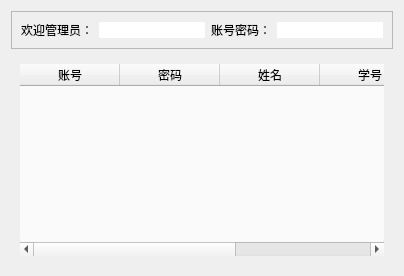
        <widget class="QWidget" name="page_3">
         <layout class="QVBoxLayout" name="verticalLayout">
          <item>
           <widget class="QFrame" name="frame_10">
            <property name="frameShape">
             <enum>QFrame::StyledPanel</enum>
            </property>
            <property name="frameShadow">
             <enum>QFrame::Raised</enum>
            </property>
            <layout class="QHBoxLayout" name="horizontalLayout_4">
             <item>
              <widget class="QLabel" name="label_2">
               <property name="text">
                <string>欢迎管理员：</string>
               </property>
              </widget>
             </item>
             <item>
              <widget class="QLineEdit" name="lineEdit_8">
               <property name="styleSheet">
                <string notr="true">
background:rgb(255,255,255);
border-radius:2px;

</string>
               </property>
              </widget>
             </item>
             <item>
              <widget class="QLabel" name="label_3">
               <property name="text">
                <string>账号密码：</string>
               </property>
              </widget>
             </item>
             <item>
              <widget class="QLineEdit" name="lineEdit_6">
               <property name="styleSheet">
                <string notr="true">
background:rgb(255,255,255);
border-radius:20px;

</string>
               </property>
              </widget>
             </item>
            </layout>
           </widget>
          </item>
          <item>
           <widget class="QFrame" name="frame_16">
            <property name="styleSheet">
             <string notr="true">QFrame#frame_16{
border-image: url(:/common2/hutao.jpg);
border-radius:20px
}</string>
            </property>
            <property name="frameShape">
             <enum>QFrame::StyledPanel</enum>
            </property>
            <property name="frameShadow">
             <enum>QFrame::Raised</enum>
            </property>
            <layout class="QHBoxLayout" name="horizontalLayout_3">
             <item>
              <widget class="QTableWidget" name="tableWidget_3">
               <property name="styleSheet">
                <string notr="true">QTableWidget#tableWidget_3{
background:rgba(255, 255, 255,170);
border-radius:20px;




}</string>
               </property>
               <column>
                <property name="text">
                 <string>账号</string>
                </property>
                <property name="font">
                 <font>
                  <weight>50</weight>
                  <bold>false</bold>
                 </font>
                </property>
               </column>
               <column>
                <property name="text">
                 <string>密码</string>
                </property>
               </column>
               <column>
                <property name="text">
                 <string>姓名</string>
                </property>
               </column>
               <column>
                <property name="text">
                 <string>学号</string>
                </property>
               </column>
               <column>
                <property name="text">
                 <string>部门</string>
                </property>
               </column>
              </widget>
             </item>
            </layout>
           </widget>
          </item>
         </layout>
        </widget>
